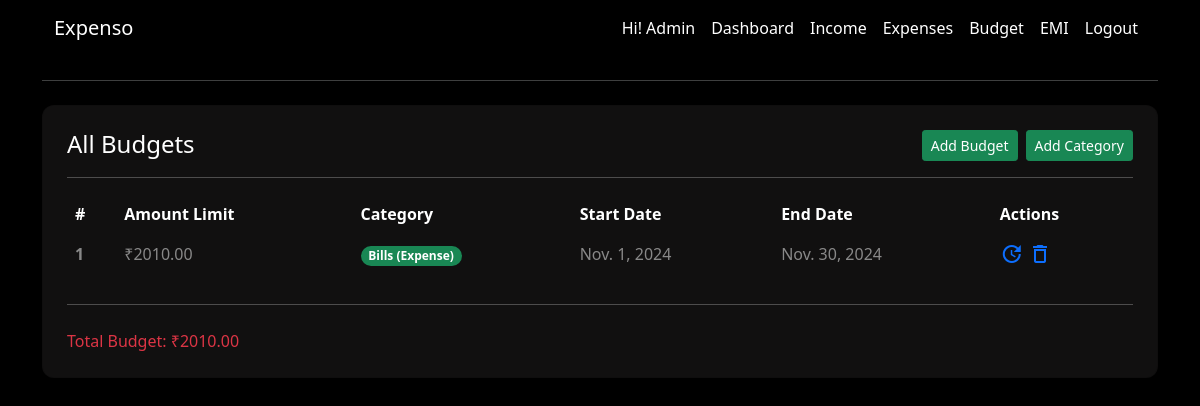
Screenshot of /budgets/ (signed in) with the database file from the repository.
### app/models.py (models this page shows, shortened)
class User(AbstractBaseUser, PermissionsMixin):
    email = models.EmailField(
        verbose_name="email address",  # Human-readable name for email
        max_length=255,  # Maximum length for the email field
        unique=True,  # Ensures email is unique
    )
    username = models.CharField(max_length=50, unique=True, blank=True, null=True)  # Optional username field
    name = models.CharField(max_length=50)
    phone = models.CharField(max_length=10)
    is_active = models.BooleanField(default=True)  # Defaults to active
    is_admin = models.BooleanField(default=False)
    objects = UserManager()
    USERNAME_FIELD = "email"
    REQUIRED_FIELDS = ["name", "phone", "username"]
    def total_budget(self):
        return sum(budget.amount_limit for budget in self.budgets.all()) if self.budgets.exists() else 0

class Budget(models.Model):
    user = models.ForeignKey(  # Foreign key to associate the budget with a user.
        User,  # Refers to the User model.
        on_delete=models.CASCADE,  # Deletes the budget record if the associated user is deleted.
        related_name='budgets'  # Allows reverse querying using 'budgets' on the User model.
    )
    category = models.ForeignKey(  # Foreign key to associate the budget with a category.
        Category,  # Refers to the Category model.
        on_delete=models.CASCADE  # Deletes the budget record if the associated category is deleted.
    )
    amount_limit = models.DecimalField(  # Field to store the budget limit amount.
        max_digits=10,  # Maximum number of digits in the amount (including decimal places).
        decimal_places=2  # Number of digits after the decimal point (e.g., 1000.00).
    )
    start_date = models.DateField()  # Field to store the start date of the budget period.
    end_date = models.DateField()  # Field to store the end date of the budget period.

class Category(models.Model):
    INCOME = 'Income'  # Constant for the "Income" category type.
    EXPENSE = 'Expense'  # Constant for the "Expense" category type.
    CATEGORY_TYPES = [  # A list of choices for the 'category_type' field.
        (INCOME, 'Income'),  # First choice is "Income".
        (EXPENSE, 'Expense'),  # Second choice is "Expense".
    ]
    user = models.ForeignKey(  # Foreign key to associate categories with a user.
        User,  # Refers to the User model.
        on_delete=models.CASCADE,  # Deletes categories when the user is deleted.
        blank=True,  # Allows this field to be left empty.
        null=True,  # Allows this field to store NULL values.
        related_name='categories'  # Allows reverse querying using 'categories' on the User model.
    )
    name = models.CharField(  # Field for the category name.
        max_length=50,  # Maximum length of the name is 50 characters.
    )
    category_type = models.CharField(  # Field for the type of category (Income or Expense).
        max_length=10,  # Maximum length of the category type is 10 characters.
        choices=CATEGORY_TYPES  # Limits the field to predefined choices (Income/Expense).
    )
    created_at = models.DateTimeField(  # Field to store when the category was created.
        auto_now_add=True  # Automatically sets the current timestamp when created.
    )
    def __str__(self):  # String representation of the category object.
        return f"{self.name} ({self.category_type})"  # Displays the category name and type in admin or shell.

### app/views.py (the view)
# urls.py: path('budgets/', views.budgets_view, name='budgets'),
@login_required(login_url='login')
def budgets_view(request):
    budgets = request.user.budgets.all()
    return render(request, 'budget/budgets.html', context={'budgets':budgets})

### app/templates/budget/budgets.html (shortened to what this page needs)
{% extends 'base.html' %}
{% block content %}
<hr class="my-4">
<div class="row">
    <div class="col-12 mb-4">
        <div class="card text-white shadow-sm p-4">
            <div class="d-flex justify-content-between">
                <h4 class="card-title mb-0">All Budgets</h4>
                <div class="d-flex flex-column flex-sm-row gap-2">
                    <a href="{% url 'budget-add' %}" class="btn btn-sm btn-success">Add Budget</a>
                    <a href="{% url 'category-add' %}" class="btn btn-sm btn-success">Add Category</a>
                </div>
            </div>
            <hr>
            <div class="table-responsive">
                <table class="table text-white">
                    <thead>
                        <tr>
                            <th scope="col">#</th>
                            <th scope="col">Amount Limit</th>
                            <th scope="col">Category</th>
                            <th scope="col">Start Date</th>
                            <th scope="col">End Date</th>
                            <th scope="col">Actions</th>
                        </tr>
                    </thead>
                    <tbody>
                        {% for budget in budgets %}
                        <tr class="text-white-50">
                            <th scope="row">{{budget.id}}</th>
                            <td>₹{{budget.amount_limit}}</td>
                            <td><span class="badge rounded-pill bg-success">{{budget.category}}</span></td>
                            <td>{{budget.start_date}}</td>
                            <td>{{budget.end_date}}</td>
                            <td>
                                <a href="{% url 'budget-update' budget.id %}"><span class="material-icons-outlined">update</span></a>
                                <a href="{% url 'budget-delete' budget.id %}"><span class="material-icons-outlined">delete</span></a>
                            </td>
                        </tr>
                        {% endfor %}
                    </tbody>
                </table>
            </div>
            <hr class="my-2">
            <div class="d-flex justify-content-between mt-3">
                <p class="mb-0 text-danger">Total Budget: ₹{{request.user.total_budget}}</p>
            </div>
        </div>
    </div>
</div>
{% endblock %}

### app/templates/navbar.html (shortened to what this page needs)
<nav class="navbar navbar-expand-lg" style="background-color: #000;">
  <div class="container-fluid">
    <a class="navbar-brand text-white" href="{% url 'home' %}">Expenso</a>
    <div class="collapse navbar-collapse" id="navbarTogglerDemo02">
      <ul class="navbar-nav ms-auto mb-2 mb-lg-0">
          <li class="nav-item">
            <a class="nav-link text-white" href="#">Hi! {{request.user.username | capfirst}}</a>
          </li>
        {% if request.user.is_authenticated %}
          <li class="nav-item">
            <a class="nav-link text-white" href="{% url 'dashboard' %}">Dashboard</a>
          </li>
          <li class="nav-item">
            <a class="nav-link text-white" href="{% url 'income' %}">Income</a>
          </li>
          <li class="nav-item">
            <a class="nav-link text-white" href="{% url 'expenses' %}">Expenses</a>
          </li>
          <li class="nav-item">
            <a class="nav-link text-white" href="{% url 'budgets' %}">Budget</a>
          </li>
          <li class="nav-item">
            <a class="nav-link text-white" href="{% url 'emi' %}">EMI</a>
          </li>
          <li class="nav-item">
            <a class="nav-link text-white" href="{% url 'logout' %}">Logout</a>
          </li>
          {% endif %}
      </ul>
    </div>
  </div>
</nav>

### app/templates/base.html (style rules this page uses)
.table, .table th, .table td { border: none; }
.card { background-color: #111010 !important; border-radius: 12px !important; }

### rows the page displays
User: user.username "Admin", user.total_budget "2010.00"
Budget: id "1", amount_limit "2010.00", category "Bills (Expense)", start_date "Nov. 1, 2024", end_date "Nov. 30, 2024"
